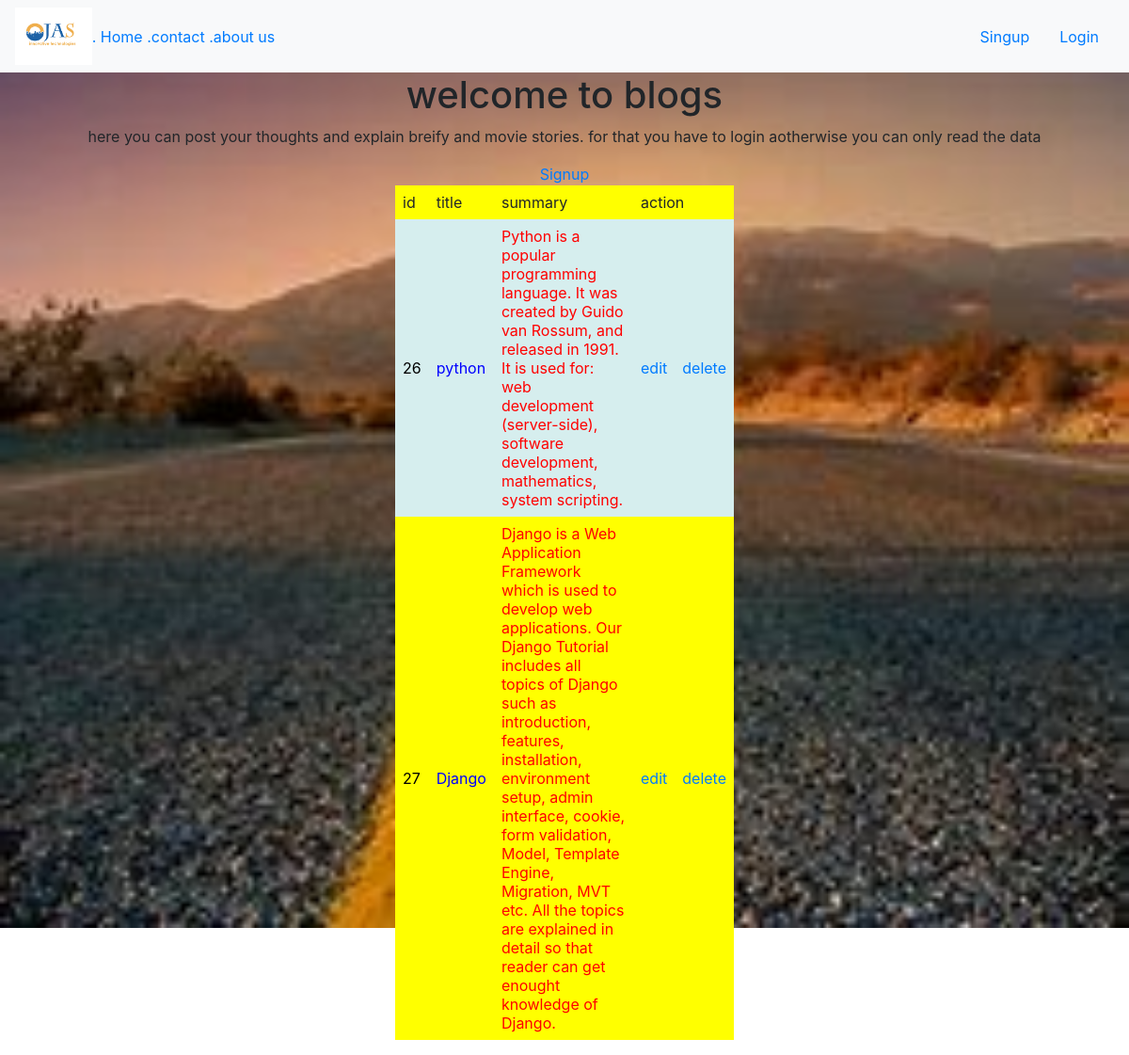
The page /home on the database its author committed.
### app1/models.py (models this page shows)
class modelBlog(models.Model):
    title=models.CharField(max_length=30)
    summary=models.TextField(max_length=5000)

### app1/views.py (the view)
# urls.py: path("home",views.homeblog),
def homeblog(request):
    home=modelBlog.objects.all()
    return render(request,'home.html',{'blog':home})

### templates/home.html (shortened to what this page needs)
{% extends 'base.html' %}
{% load static %}
{% block content%}
<html lang="en">
<head>
</head>
<body>
<center>
<form action="" method="post">
<h1>welcome to blogs</h1>
    <p>here you can post your thoughts and explain breify and movie stories. for that you have to login aotherwise you can only read the data</p>
<a href="{% url 'sing' %}">Signup</a>
    <table style="width:30%">
    <tr>
    <td colspan="2">id</td>
    <td colspan="2">title</td>
    <td colspan="2">summary</td>
     <td colspan="2">action</td>
  </tr>
{% for i in blog %}
  <tr >
    <td colspan="2" style="color:black">{{i.id}}</td>
    <td colspan="2" style="color:blue">{{ i.title }}</td>
    <td colspan="2" style="color:red">{{i.summary}}</td>
      <td><a href="edit/{{i.id}}">edit</a></td>
    <td><a href="delete/{{i.id}}">delete</a></td>
  </tr>
     {% endfor %}
</table>
</form>
    </center>
</body>
</html>
{% endblock %}

### templates/base.html (shortened to what this page needs)
{% load static %}
<html lang="en">
<head>
<link rel="stylesheet" href="https://cdn.jsdelivr.net/npm/bootstrap@4.0.0/dist/css/bootstrap.min.css">
    <nav class="navbar navbar-expand-lg navbar-light bg-light">
  <img src="{% static 'images/ojas.png' %}" style="width:7%;">
  <div class="collapse navbar-collapse" id="navbarText">
    <ul class="navbar-nav mr-auto ">
<li class="nav-item">
        <a class="color:blue " href="home">.   Home .</a>
</li>
<li class="padding:20px">
        <a class="color:blue" href="contact">  contact  .</a>
</li>
<li class="padding:20px">
        <a class="color:blue" href="about">  about us  </a>
</li>
    </ul>
         <a class="nav-link" href="sing">Singup</a>
      {% if user.is_authenticated %}
         <a class="nav-link" href="logout">Logout</a>
      {% else %}
      <a class="nav-link" href="login">Login</a>
      {% endif %}
  </div>
</nav>
</head>
<body>
{% block content %}
{% endblock %}
</body>
</html>

### rows shown on the page
modelBlog: id "26", title "python", summary "Python is a popular programming language. It was created by Guido van Rossum, and released in 1991. It is used for: web development (server-side), software development, mathematics, system scripting."
modelBlog: id "27", title "Django", summary "Django is a Web Application Framework which is used to develop web applications. Our Django Tutorial includes all topics of Django such as introduction, features, installation, environment setup, admin interface, cookie, form validation, Model, Template Engine, Migration, MVT etc. All the topics are explained in detail so that reader can get enought knowledge of Django."
